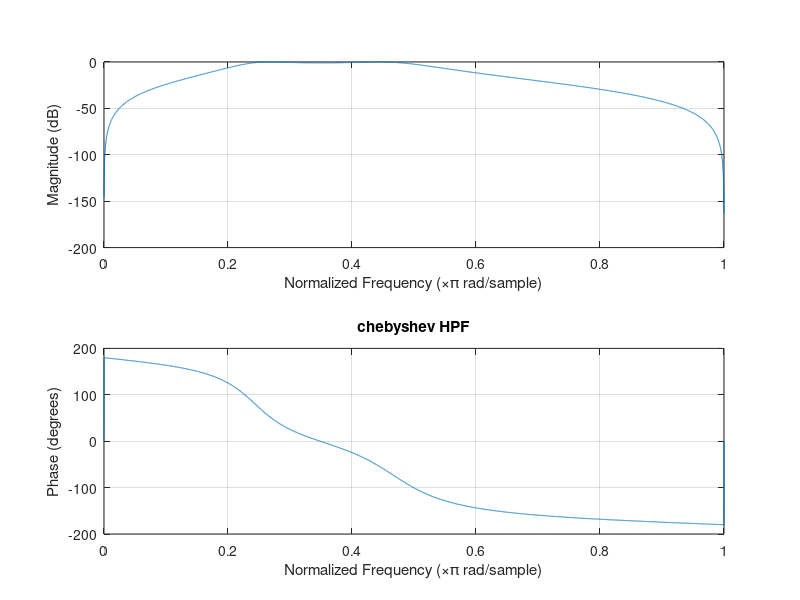

MATLAB code for this plot: (Note: this script raises an error after producing the figure.)
clc;
clear all;
close all;

fp=1200;
fsp=2400;
fs=10000;
rp=1;
rs=6;
wp=2*(fp/fs);
ws=2*(fsp/fs);
[N,wc]=cheb1ord(wp,ws,rp,rs);
wc=[wp ws];
[b,a]=cheby1(N,rp,wc);
freqz(b,a,fs);
title('chebyshev HPF');
printsys(b,a,'z');